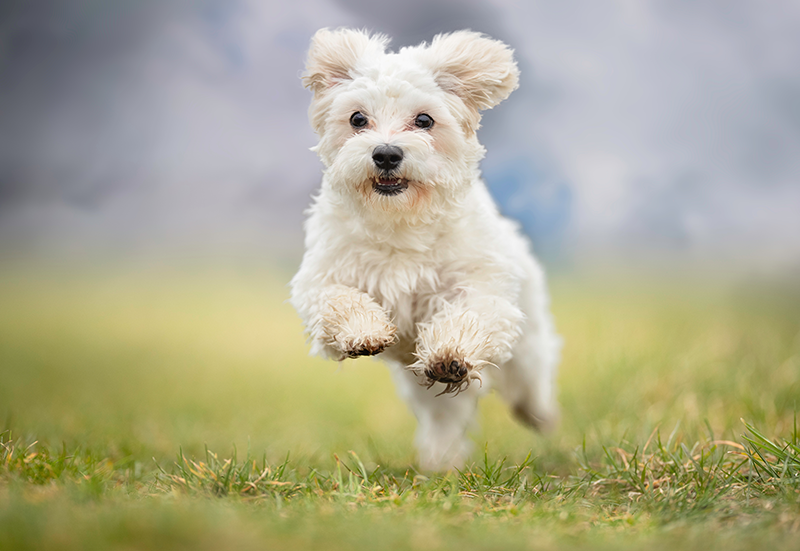
#> input picture 03.23/dog.jpg, 800 x 551 px
$ python 3-6.py
#> lines starting #> are read from the running program, lines starting #| are printed output that depends on the picture
import cv2 as cv
import matplotlib.pyplot as plt

img = cv.imread('dog.jpg')
#> img is the input picture: shape (551, 800, 3); mean B, G, R 142.4, 170.7, 173.2

gray = cv.cvtColor(img, cv.COLOR_BGR2GRAY)
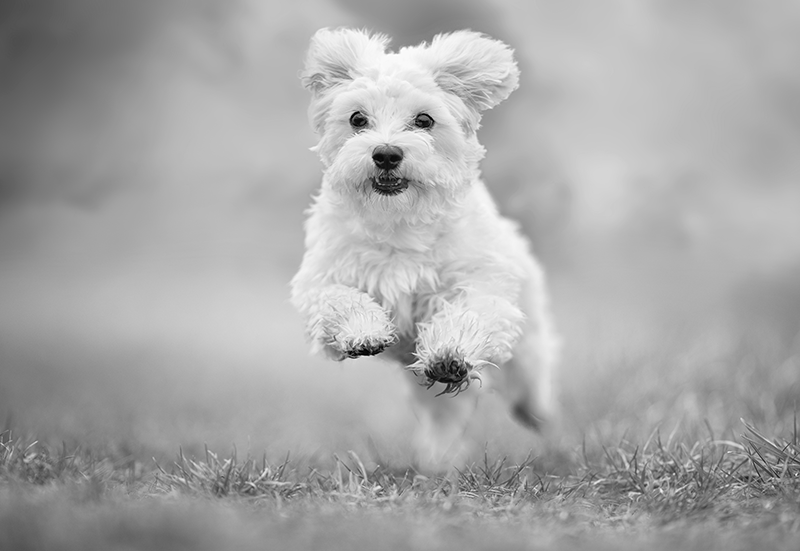
#> gray: shape (551, 800); min 0, max 255, mean 168.2
plt.imshow(gray, cmap='gray'), plt.xticks([]), plt.yticks([])
plt.show()

h = cv.calcHist([gray], [0], None, [256], [0, 256])
#> h = 256 values, max 8006 at index 184, min 1 at index 254, mean 1721.9
plt.plot(h, color='r', linewidth=1)
plt.show()
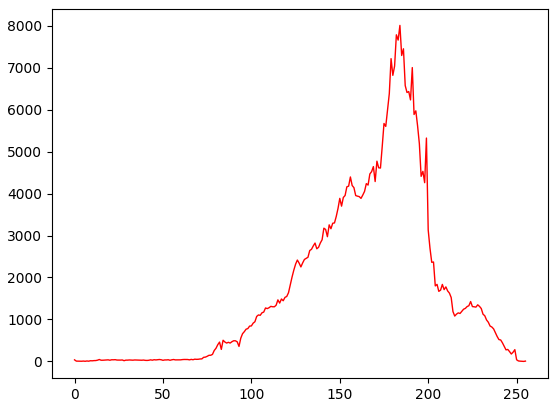
#> figure drawn by matplotlib, 1 panel; curve peaks at x = 184, y = 8006

equal = cv.equalizeHist(gray)
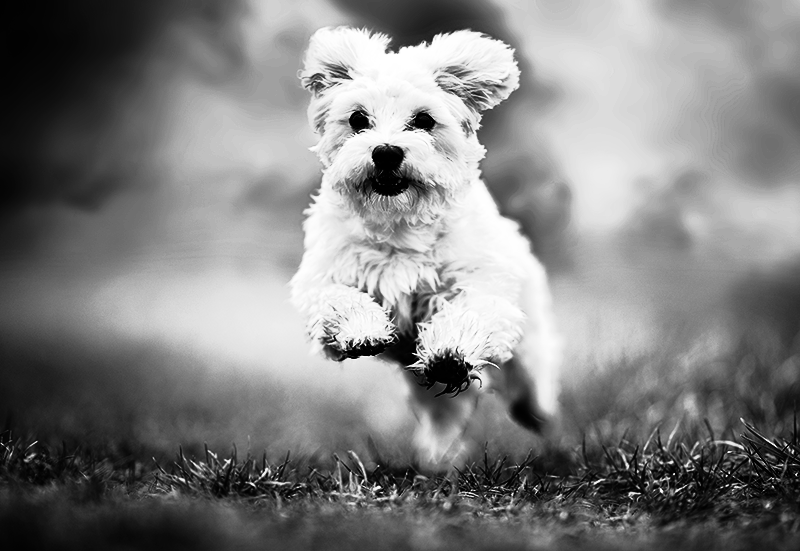
#> equal: shape (551, 800); min 0, max 255, mean 128.6
plt.imshow(equal, cmap='gray'), plt.xticks([]), plt.yticks([])
plt.show()

h = cv.calcHist([equal], [0], None, [256], [0, 256])
#> h = 256 values, max 8006 at index 169, min 0 at index 27, mean 1721.9
plt.plot(h, color='r', linewidth=1)
plt.show()
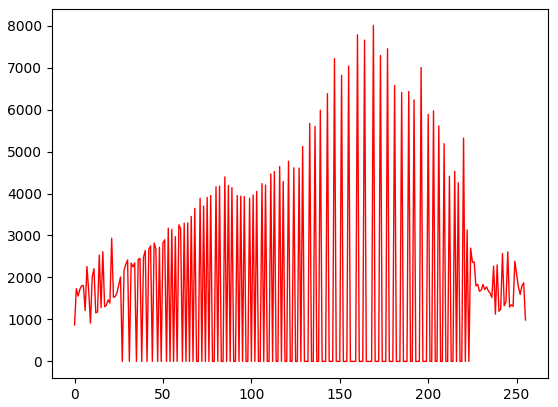
#> figure drawn by matplotlib, 1 panel; curve peaks at x = 169, y = 8006
